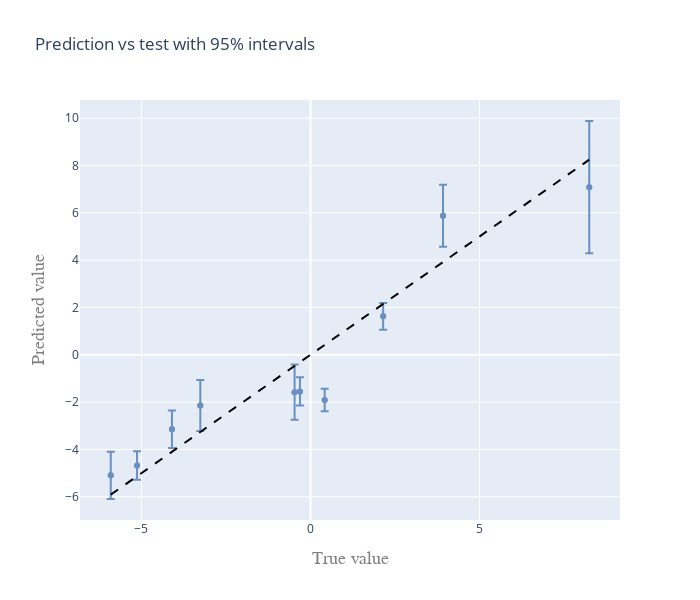

The code cell stored with this chart in its notebook:
### Code cell
# Plot
figs = gp_diagnostics(df_unconstr, y_name = 'y', subplots = False)
pltlyoff.iplot(figs[1], filename='')

### Figure 1 — Plotly figure (JSON) as saved in the notebook; plotly's stock layout.template omitted (floating-point values rounded to 4 significant figures)
{"data": [{"error_y": {"array": [1.0, 0.6, 0.5662, 0.794, 1.311, 1.08, 0.4735, 0.5963, 1.167, 2.796], "color": "rgb(105, 144, 193)", "type": "data", "visible": true}, "marker": {"color": "rgb(105, 144, 193)", "size": 6}, "mode": "markers", "name": "95% intervals", "type": "scatter", "x": [-5.908, -5.131, 2.149, -4.098, 3.92, -3.259, 0.4195, -0.312, -0.4704, 8.245], "y": [-5.092, -4.674, 1.625, -3.146, 5.88, -2.143, -1.911, -1.548, -1.58, 7.084]}, {"marker": {"color": "rgb(105, 144, 193)", "size": 6}, "mode": "markers", "name": "Prediction", "type": "scatter", "x": [-5.908, -5.131, 2.149, -4.098, 3.92, -3.259, 0.4195, -0.312, -0.4704, 8.245], "y": [-5.092, -4.674, 1.625, -3.146, 5.88, -2.143, -1.911, -1.548, -1.58, 7.084]}, {"line": {"color": "rgb(0, 0, 0)", "dash": "dash"}, "mode": "lines", "name": "x = y", "type": "scatter", "x": [-5.908, 8.245], "y": [-5.908, 8.245]}], "layout": {"autosize": false, "height": 600, "showlegend": false, "title": {"text": "Prediction vs test with 95% intervals"}, "width": 700, "xaxis": {"title": {"font": {"color": "#7f7f7f", "family": "Courier New, monospace", "size": 18}, "text": "True value"}}, "yaxis": {"title": {"font": {"color": "#7f7f7f", "family": "Courier New, monospace", "size": 18}, "text": "Predicted value"}}}}
